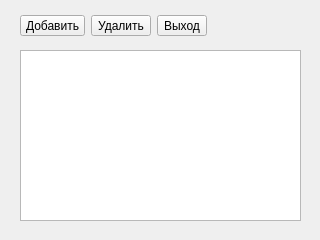
<?xml version="1.0" encoding="UTF-8"?>
<ui version="4.0">
 <class>Surname</class>
 <widget class="QDialog" name="Surname">
  <property name="geometry">
   <rect>
    <x>0</x>
    <y>0</y>
    <width>320</width>
    <height>240</height>
   </rect>
  </property>
  <property name="windowTitle">
   <string>Surname</string>
  </property>
  <widget class="QWidget" name="horizontalLayoutWidget">
   <property name="geometry">
    <rect>
     <x>20</x>
     <y>10</y>
     <width>187</width>
     <height>31</height>
    </rect>
   </property>
   <layout class="QHBoxLayout" name="horizontalLayout">
    <item>
     <widget class="QToolButton" name="toolButtonAdd">
      <property name="text">
       <string>Добавить</string>
      </property>
     </widget>
    </item>
    <item>
     <widget class="QToolButton" name="toolButtonDelete">
      <property name="text">
       <string>Удалить</string>
      </property>
     </widget>
    </item>
    <item>
     <widget class="QToolButton" name="toolButtonExit">
      <property name="text">
       <string>Выход</string>
      </property>
     </widget>
    </item>
   </layout>
  </widget>
  <widget class="QTableView" name="tableView">
   <property name="geometry">
    <rect>
     <x>20</x>
     <y>50</y>
     <width>281</width>
     <height>171</height>
    </rect>
   </property>
   <property name="tabletTracking">
    <bool>true</bool>
   </property>
   <property name="editTriggers">
    <set>QAbstractItemView::AnyKeyPressed|QAbstractItemView::EditKeyPressed|QAbstractItemView::SelectedClicked</set>
   </property>
  </widget>
 </widget>
 <resources/>
 <connections/>
</ui>
